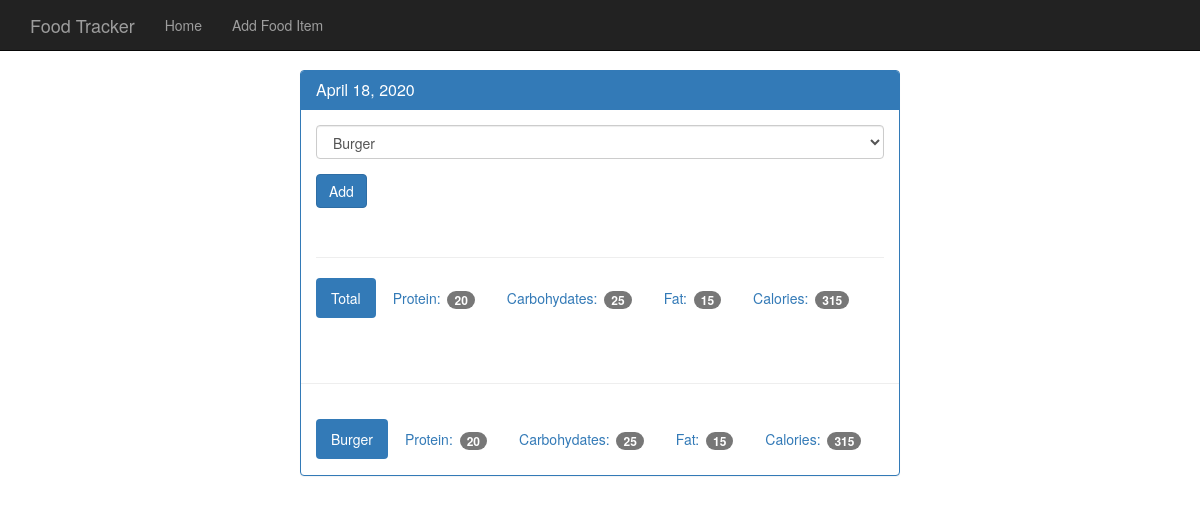
Screenshot of /view/20200418 with the database file from the repository.
### tables this page shows
CREATE TABLE food(
    id integer primary key autoincrement,
    name text not null,
    protein integer not null,
    carbohydrates integer not null,
    fats integer not null,
    calories integer not null
);

### app.py (the view)
@app.route('/view/<date>', methods = ['GET', 'POST']) #date passed here will be like 20200417
def view(date):
    db = get_db()
    cur = db.execute('SELECT id, entry_date FROM log_date WHERE entry_date = ?', [date])
    date_result = cur.fetchone()
    if request.method == 'POST':
        db.execute('INSERT INTO food_date (food_id, log_date_id) VALUES (?,?)', [request.form['food-select'], date_result['id']])
        db.commit()
    d = datetime.strptime(str(date_result['entry_date']), '%Y%m%d')
    pretty_date = datetime.strftime(d, '%B %d, %Y')
    food_cur = db.execute('SELECT id, name FROM food')
    food_results = food_cur.fetchall()
    log_cur =  db.execute('''SELECT food.name, food.protein, food.carbohydrates, food.fats, food.calories
                            FROM log_date
                            JOIN food_date ON food_date.log_date_id = log_date.id
                            JOIN food ON food.id = food_date.food_id
                            WHERE log_date.entry_date = ?''', [date])
    log_results = log_cur.fetchall()
    totals = {}
    totals['protein'] = 0
    totals['carbohydrates'] = 0
    totals['fats'] = 0
    totals['calories'] = 0
    for food in log_results:
        totals['protein'] += food['protein']
        totals['carbohydrates'] += food['carbohydrates']
        totals['fats'] += food['fats']
        totals['calories'] += food['calories']
    return render_template('day.html', entry_date = date_result['entry_date'], pretty_date = pretty_date, \
                            food_results = food_results, log_results = log_results, totals = totals)

### database.py (called while the page is built)
def connect_db():
    sql = sqlite3.connect('food_log.db')
    sql.row_factory = sqlite3.Row
    return sql

def get_db():
    if not hasattr(g, 'sqlite3_db'):
        g.sqlite_db = connect_db()
    return g.sqlite_db

### templates/day.html (shortened to what this page needs)
{% extends 'base.html' %}
{% block body %}
    <nav class="navbar navbar-inverse navbar-fixed-top">
      <div class="container">
        <div class="navbar-header">
          <a class="navbar-brand" href="{{ url_for('index') }}">Food Tracker</a>
        </div>
        <div id="navbar" class="navbar-collapse collapse">
          <ul class="nav navbar-nav">
            <li><a href="{{ url_for('index') }}">Home</a></li>
            <li><a href="{{ url_for('food') }}">Add Food Item</a></li>
          </ul>
        </div>
      </div>
    </nav>
    <div class="container theme-showcase col-sm-6 col-sm-offset-3" role="main">
      <div class="row">
        <div>
          <div class="panel panel-primary">
            <div class="panel-heading">
              <h3 class="panel-title">{{ pretty_date }}</h3>
            </div>
            <div class="panel-body">
              <form method="POST" action="{{ url_for('view', date = entry_date) }}">
                <div class="form-group">
                  <select class="form-control" name="food-select">
                    {% for food in food_results %}
                      <option value={{ food.id }}>{{ food.name }}</option>
                    {% endfor %}
                  </select>
                </div>
                <button type="submit" class="btn btn-primary">Add</button>
              </form>
              <div class="page-header"></div>
              <ul class="nav nav-pills" role="tablist">
                <li class="active"><a>Total</a></li>
                <li><a>Protein: <span class="badge">{{ totals.protein }}</span></a></li>
                <li><a>Carbohydates: <span class="badge">{{ totals.carbohydrates }}</span></a></li>
                <li><a>Fat: <span class="badge">{{ totals.fats }}</span></a></li>
                <li><a>Calories: <span class="badge">{{ totals.calories }}</span></a></li>
              </ul>
            </div>
            <div class="page-header"></div>
            {% for food in log_results %}
            <div class="panel-body">
              <ul class="nav nav-pills" role="tablist">
                <li class="active"><a>{{ food.name }}</a></li>
                <li><a>Protein: <span class="badge">{{ food.protein }}</span></a></li>
                <li><a>Carbohydates: <span class="badge">{{ food.carbohydrates }}</span></a></li>
                <li><a>Fat: <span class="badge">{{ food.fats }}</span></a></li>
                <li><a>Calories: <span class="badge">{{ food.calories }}</span></a></li>
              </ul>
            </div>
            {% endfor %}
          </div>
        </div>
      </div>
    </div>
{% endblock %}

### static/theme.css (style rules this page uses)
body { padding-top: 70px; padding-bottom: 30px; }

### rows the page displays
food: name "Burger", protein "20", carbohydrates "25", fats "15", calories "315"

### other values shown
{{ pretty_date }} "April 18, 2020"
{{ totals.protein }} "20"
{{ totals.carbohydrates }} "25"
{{ totals.fats }} "15"
{{ totals.calories }} "315"
form field food-select "Burger"
